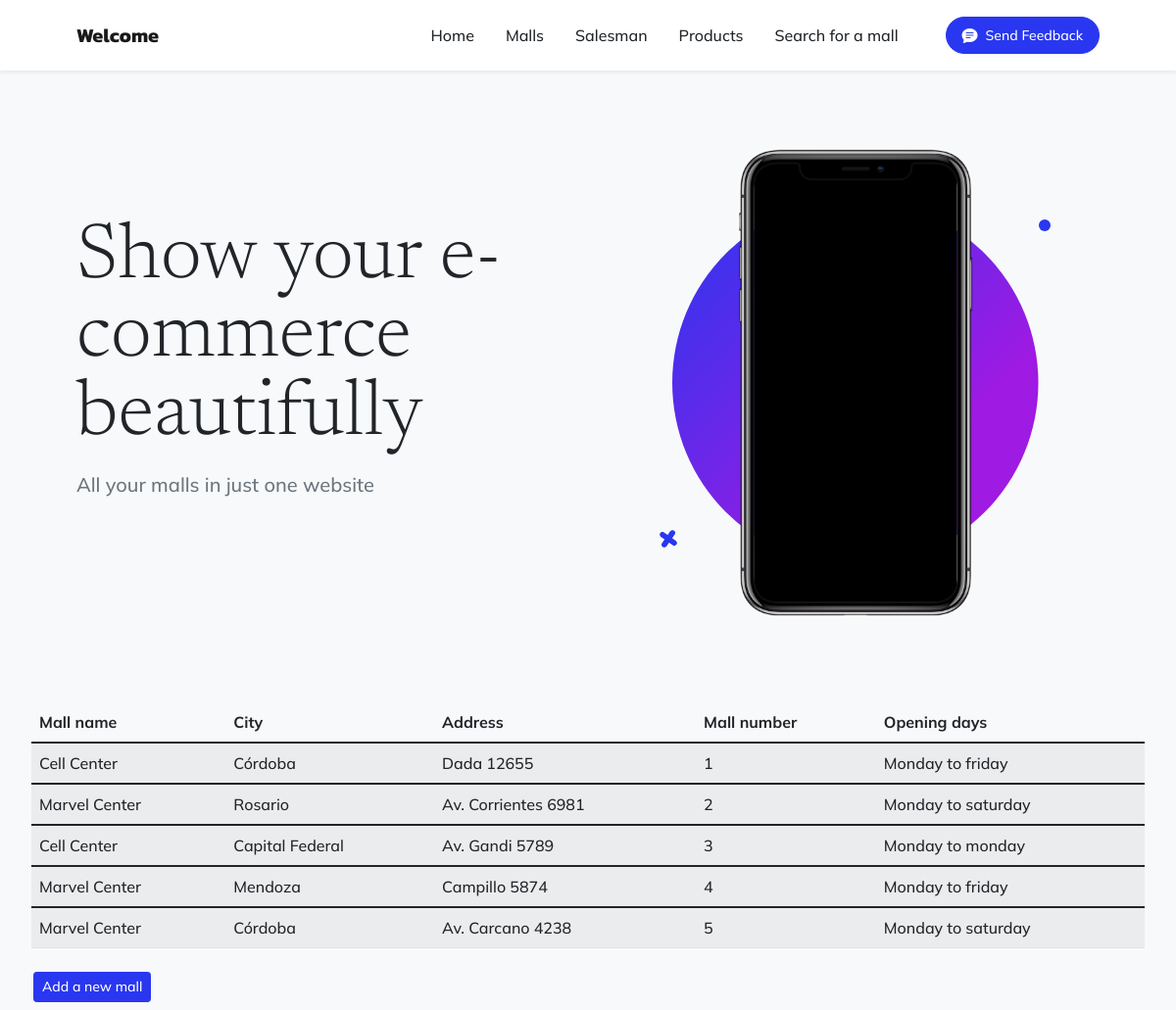
Page /locales on the committed database.
### App/models.py (models this page shows)
class Locales(models.Model):
    name=models.CharField(max_length=50,default="")
    CITY = (
        (1, "Córdoba"),
        (2, "Capital Federal"),
        (3, "Rosario"),
        (4, "Mendoza"),
        (5, "Salta"),
        )
    city= models.PositiveSmallIntegerField("City",choices=CITY, default=1)
    address= models.CharField(max_length=50)
    mall_number= models.IntegerField()
    DAYS=(
        (1, "Monday to friday"),
        (2, "Monday to saturday"),
        (3, "Monday to monday"),
    )
    opening_hours=models.PositiveSmallIntegerField("Opening days",choices=DAYS, default=1)
    class Meta:
        verbose_name_plural = "Locales"

### App/views.py (the view)
# urls.py: path('locales',views.locales, name='Locales'),
def locales(request):
      locales = Locales.objects.all()
      return render(request, "App/locales.html", {"locales":locales})

### App/templates/App/locales.html (shortened to what this page needs)
{% extends "App/index.html" %}
{% load static %}
{% block contenido_que_cambia %}
<section class="bg-light py-2">
    <div class="container px-1">
        <div class="row gx-1 justify-content-center">
                <table class="table table-striped">
                        <thead class="thead-dark">
                        <tr>
                            <th scope="col">Mall name</th>
                            <th scope="col">City</th>
                            <th scope="col">Address</th>
                            <th scope="col">Mall number</th>
                            <th scope="col">Opening days</th>
                        </tr>
                        </thead>
                        <tbody>
                            {% for local in locales %}
                                <tr>
                                    <td scope="1">{{local.name}}</td>
                                    <td scope="2">{{local.get_city_display}}</td>
                                    <td scope="3">{{local.address}}</td>
                                    <td scope="4">{{local.mall_number}}</td>
                                    <td scope="5">{{local.get_opening_hours_display}}</td>
                                </tr>
                        </tbody>
                            {% endfor %}
                </table>
                    <a href="{%  url 'Locales_Formulario' %}">
                        <button type="button" class="btn btn-primary btn-sm">Add a new mall</button>
                    </a>
            </div>
        </div>
</section>
{% endblock %}

### App/templates/App/index.html (shortened to what this page needs)
<!DOCTYPE html>
<html lang="en">
    <head>
    {% load static %}
        <link href="https://cdn.jsdelivr.net/npm/bootstrap-icons@1.5.0/font/bootstrap-icons.css" rel="stylesheet" />
        <link href="{%static 'App/css/styles.css' %}" rel="stylesheet" />
    </head>
    <body id="page-top">
        <nav class="navbar navbar-expand-lg navbar-light fixed-top shadow-sm" id="mainNav">
            <div class="container px-5">
                <a class="navbar-brand fw-bold" href="#page-top">Welcome</a>
                <div class="collapse navbar-collapse" id="navbarResponsive">
                    <ul class="navbar-nav ms-auto me-4 my-3 my-lg-0">
                        <li class="nav-item"><a class="nav-link me-lg-3" href="{% url 'Inicio' %}">Home</a></li>
                        <li class="nav-item"><a class="nav-link me-lg-3" href="{% url 'Locales' %}">Malls</a></li>
                        <li class="nav-item"><a class="nav-link me-lg-3" href="{% url 'Vendedores' %}">Salesman</a></li>
                        <li class="nav-item"><a class="nav-link me-lg-3" href="{% url 'Productos' %}">Products</a></li>
                        <li class="nav-item"><a class="nav-link me-lg-3" href="{% url 'Buscar_Local' %}">Search for a mall</a></li>
                    </ul>
                    <button class="btn btn-primary rounded-pill px-3 mb-2 mb-lg-0" data-bs-toggle="modal" data-bs-target="#feedbackModal">
                        <span class="d-flex align-items-center">
                            <i class="bi-chat-text-fill me-2"></i>
                            <span class="small">Send Feedback</span>
                        </span>
                    </button>
                </div>
            </div>
        </nav>
        <header class="masthead">
            <div class="container px-5">
                <div class="row gx-5 align-items-center">
                    <div class="col-lg-6">
                        <div class="mb-5 mb-lg-0 text-center text-lg-start">
                            <h1 class="display-1 lh-1 mb-3">Show your e-commerce beautifully</h1>
                            <p class="lead fw-normal text-muted mb-5">All your malls in just one website</p>
                        </div>
                    </div>
                    <div class="col-lg-6">
                        <div class="masthead-device-mockup">
                                <svg class="shape-2 d-none d-sm-block" viewBox="0 0 100 100" xmlns="http://www.w3.org/2000/svg"><circle cx="50" cy="50" r="50"></circle></svg>
                            <div class="device-wrapper">
                                <div class="device" data-device="iPhoneX" data-orientation="portrait" data-color="black">
                                    <div class="screen bg-black">
                                        <video muted="muted" autoplay="" loop="" style="max-width: 100%; height: 100%"><source src="assets/img/demo-screen.mp4" type="video/mp4" /></video>
                                    </div>
                                </div>
                            </div>
                        </div>
                    </div>
                </div>
            </div>
        </header>
    {% block contenido_que_cambia %}{% endblock %}
</html>

### rows in the picture
Locales: name "Cell Center", city "Córdoba", address "Dada 12655", mall_number "1", opening_hours "Monday to friday"
Locales: name "Marvel Center", city "Rosario", address "Av. Corrientes 6981", mall_number "2", opening_hours "Monday to saturday"
Locales: name "Cell Center", city "Capital Federal", address "Av. Gandi 5789", mall_number "3", opening_hours "Monday to monday"
Locales: name "Marvel Center", city "Mendoza", address "Campillo 5874", mall_number "4", opening_hours "Monday to friday"
Locales: name "Marvel Center", city "Córdoba", address "Av. Carcano 4238", mall_number "5", opening_hours "Monday to saturday"
